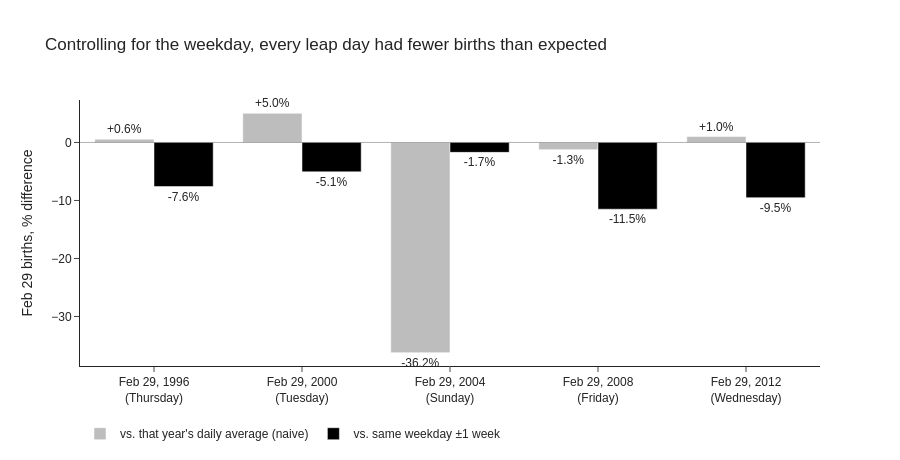

Notebook source saved alongside this figure:
### Code cell
df_leap_long = df_leap_day.melt(
    id_vars=['year', 'day_name'],
    value_vars=['pct_vs_year_avg', 'pct_vs_same_weekday'],
    var_name='comparison',
    value_name='pct_diff'
)
df_leap_long['comparison'] = df_leap_long['comparison'].map({
    'pct_vs_year_avg': "vs. that year's daily average (naive)",
    'pct_vs_same_weekday': 'vs. same weekday ±1 week',
})
df_leap_long['leap_day'] = 'Feb 29, ' + df_leap_long['year'].astype(str) + '<br>(' + df_leap_long['day_name'] + ')'

fig = px.bar(
    df_leap_long,
    x='leap_day',
    y='pct_diff',
    color='comparison',
    barmode='group',
    color_discrete_sequence=[GRAY, 'black'],
    text=df_leap_long['pct_diff'].map('{:+.1f}%'.format),
    labels={'leap_day': '', 'pct_diff': 'Feb 29 births, % difference', 'comparison': ''},
    title='Controlling for the weekday, every leap day had fewer births than expected',
    height=460,
)
fig.update_traces(textposition='outside', cliponaxis=False)
fig.update_layout(legend=dict(orientation='h', y=-0.2))
fig.add_hline(y=0, line_width=1, line_color='black')
fig.show()

### Figure 1 — Plotly figure (JSON) as saved in the notebook; plotly's stock layout.template omitted (floating-point values rounded to 4 significant figures)
{"data": [{"alignmentgroup": "True", "cliponaxis": false, "hovertemplate": "=%{x}<br>Feb 29 births, % difference=%{y}<br>text=%{text}<extra></extra>", "legendgroup": "vs. that year's daily average (naive)", "marker": {"color": "#BDBDBD", "pattern": {"shape": ""}}, "name": "vs. that year's daily average (naive)", "offsetgroup": "vs. that year's daily average (naive)", "orientation": "v", "showlegend": true, "text": ["+0.6%", "+5.0%", "-36.2%", "-1.3%", "+1.0%"], "textposition": "outside", "type": "bar", "x": ["Feb 29, 1996<br>(Thursday)", "Feb 29, 2000<br>(Tuesday)", "Feb 29, 2004<br>(Sunday)", "Feb 29, 2008<br>(Friday)", "Feb 29, 2012<br>(Wednesday)"], "xaxis": "x", "y": [0.5612, 5.022, -36.24, -1.251, 1.015], "yaxis": "y"}, {"alignmentgroup": "True", "cliponaxis": false, "hovertemplate": "=%{x}<br>Feb 29 births, % difference=%{y}<br>text=%{text}<extra></extra>", "legendgroup": "vs. same weekday ±1 week", "marker": {"color": "black", "pattern": {"shape": ""}}, "name": "vs. same weekday ±1 week", "offsetgroup": "vs. same weekday ±1 week", "orientation": "v", "showlegend": true, "text": ["-7.6%", "-5.1%", "-1.7%", "-11.5%", "-9.5%"], "textposition": "outside", "type": "bar", "x": ["Feb 29, 1996<br>(Thursday)", "Feb 29, 2000<br>(Tuesday)", "Feb 29, 2004<br>(Sunday)", "Feb 29, 2008<br>(Friday)", "Feb 29, 2012<br>(Wednesday)"], "xaxis": "x", "y": [-7.601, -5.071, -1.71, -11.51, -9.521], "yaxis": "y"}], "layout": {"barmode": "group", "height": 460, "legend": {"orientation": "h", "title": {"text": ""}, "tracegroupgap": 0, "y": -0.2}, "shapes": [{"line": {"color": "black", "width": 1}, "type": "line", "x0": 0, "x1": 1, "xref": "x domain", "y0": 0, "y1": 0, "yref": "y"}], "title": {"text": "Controlling for the weekday, every leap day had fewer births than expected"}, "xaxis": {"anchor": "y", "domain": [0.0, 1.0], "title": {"text": ""}}, "yaxis": {"anchor": "x", "domain": [0.0, 1.0], "title": {"text": "Feb 29 births, % difference"}}}}
